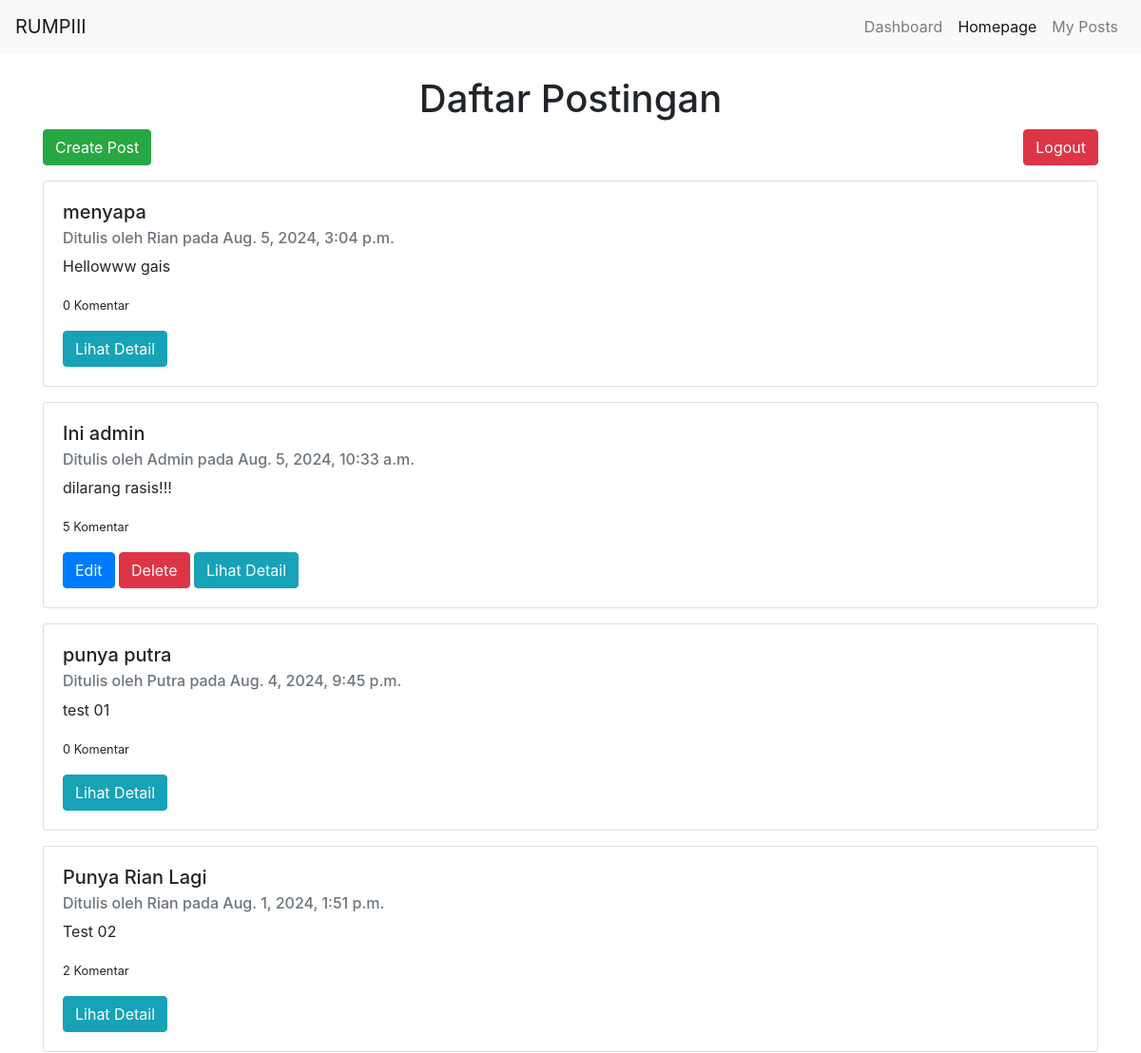
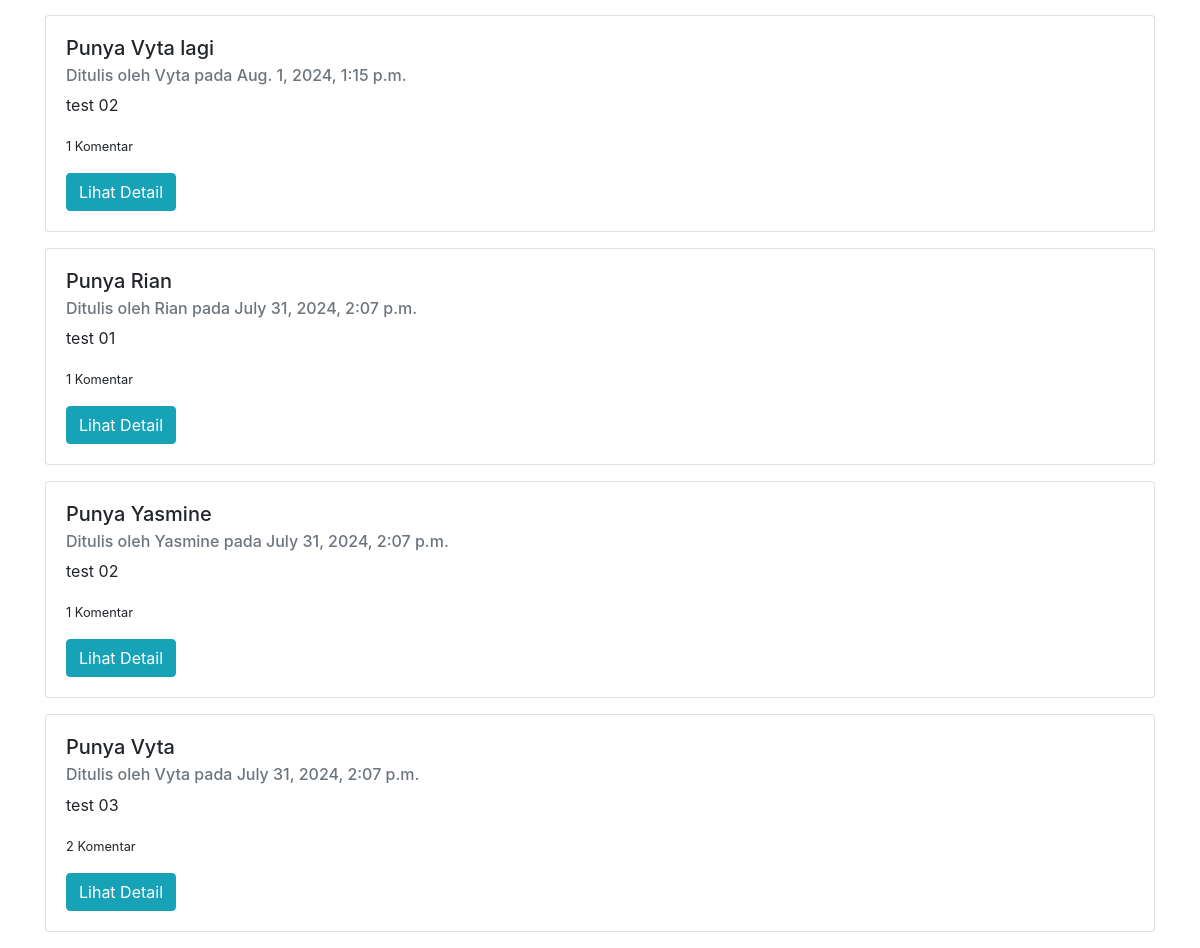
Screenshot of / (signed in) with the database file from the repository (2 pictures, top to bottom).
### todos/models.py (models this page shows, shortened)
class Post(models.Model):
    title = models.CharField(max_length=100)
    content = models.TextField()
    author = models.ForeignKey(User, on_delete=models.CASCADE)
    created_at = models.DateTimeField(auto_now_add=True)  # Tambahkan field ini

### todos/views.py (the view)
# urls.py: path('', views.home, name='home'),
def home(request):
    posts = Post.objects.all().order_by('-created_at')
    posts_with_comment_counts = [(post, Comment.objects.filter(post=post).count()) for post in posts]
    return render(request, 'home.html', {'posts_with_comment_counts': posts_with_comment_counts})

### templates/home.html (shortened to what this page needs)
{% extends 'base.html' %} {% block content %}
<h1 class="text-center">Daftar Postingan</h1>
<div class="d-flex justify-content-between mb-3">
  <a href="{% url 'create_post' %}" class="btn btn-success">Create Post</a>
  <form method="POST" action="{% url 'logout' %}">
    <button type="submit" class="btn btn-danger">Logout</button>
  </form>
</div>
{% for post, comment_count in posts_with_comment_counts %}
<div class="card mb-3">
  <div class="card-body">
    <h5 class="card-title">{{ post.title }}</h5>
    <h6 class="card-subtitle mb-2 text-muted">
      Ditulis oleh {{ post.author.username }} pada {{ post.created_at }}
    </h6>
    <p class="card-text">{{ post.content|truncatewords:20 }}</p>
    <p class="card-text"><small>{{ comment_count }} Komentar</small></p>
    {% if user == post.author %}
    <a href="{% url 'edit_post' post.pk %}" class="btn btn-primary">Edit</a>
    <a href="{% url 'delete_post' post.pk %}" class="btn btn-danger">Delete</a>
    {% endif %}
    <a href="{% url 'post_detail' post.pk %}" class="btn btn-info"
      >Lihat Detail</a
    >
  </div>
</div>
{% endfor %} {% endblock %}

### templates/base.html (style rules this page uses)
body { padding-top: 56px; }

### rows the page displays
Post: title "menyapa", author.username "Rian", created_at "Aug. 5, 2024, 3:04 p.m.", content "Hellowww gais", comment_count "0"
Post: title "Ini admin", author.username "Admin", created_at "Aug. 5, 2024, 10:33 a.m.", content "dilarang rasis!!!", comment_count "5", shows "Edit"
Post: title "punya putra", author.username "Putra", created_at "Aug. 4, 2024, 9:45 p.m.", content "test 01", comment_count "0"
Post: title "Punya Rian Lagi", author.username "Rian", created_at "Aug. 1, 2024, 1:51 p.m.", content "Test 02", comment_count "2"
Post: title "Punya Vyta lagi", author.username "Vyta", created_at "Aug. 1, 2024, 1:15 p.m.", content "test 02", comment_count "1"
Post: title "Punya Rian", author.username "Rian", created_at "July 31, 2024, 2:07 p.m.", content "test 01", comment_count "1"
Post: title "Punya Yasmine", author.username "Yasmine", created_at "July 31, 2024, 2:07 p.m.", content "test 02", comment_count "1"
Post: title "Punya Vyta", author.username "Vyta", created_at "July 31, 2024, 2:07 p.m.", content "test 03", comment_count "2"
